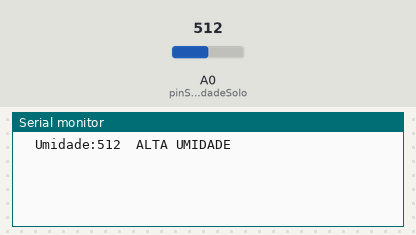
Simulated run of this sketch. Board: Arduino Uno, built with avr-gcc and run on an emulated ATmega328P. On the bench: the last lines printed to the serial monitor. Inputs (shaded band) come from the test bench; at power-on: A0 (pinSensorUmidadeSolo) = 512.

Above: at 1.2 s.
1.3 s: A0 (pinSensorUmidadeSolo) set to 732
At 2.6 s:
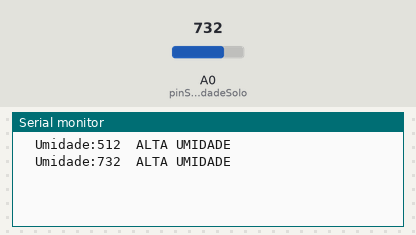
2.8 s: A0 (pinSensorUmidadeSolo) set to 766
At 5.5 s:
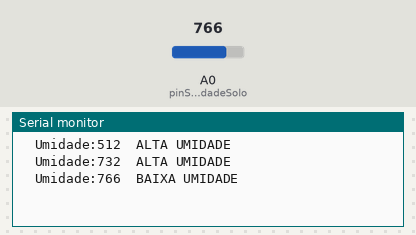

Measured:
- the behaviour switches between 750 and 751 on A0 (pinSensorUmidadeSolo) (found by bisection; images 1 and 2)
- after the input at 1.3 s, the serial monitor: prints a new line after 0.70 s (image 1)
- after the input at 2.8 s, the serial monitor: prints a new line after 1.2 s (image 2)

The sketch:

umidade_do_solo.ino
```cpp
#define pinSensorUmidadeSolo A0

void setup() {
  pinMode(pinSensorUmidadeSolo, INPUT);
  Serial.begin(9600);
}

void loop() {
  Serial.print("  Umidade:");
  Serial.print(analogRead(pinSensorUmidadeSolo));
  Serial.print("  ");

  if (analogRead(pinSensorUmidadeSolo) > 750) {
     Serial.println("BAIXA UMIDADE");
  } else {
    Serial.println("ALTA UMIDADE");
  }

  delay(2000);
}
```
